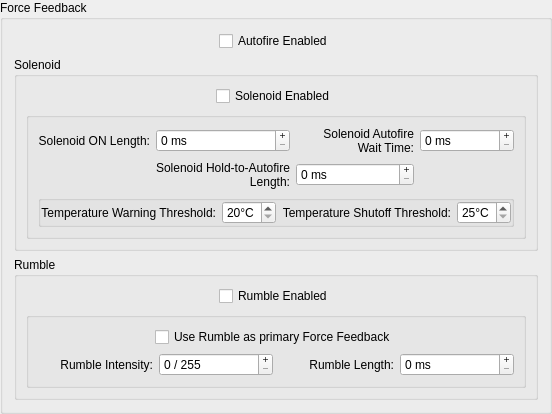
             <widget class="QGroupBox" name="forceFeedbackBox">
              <property name="title">
               <string>Force Feedback</string>
              </property>
              <layout class="QGridLayout" name="gridLayout_3">
               <item row="4" column="0">
                <widget class="QGroupBox" name="rumbleFFBox">
                 <property name="title">
                  <string>Rumble</string>
                 </property>
                 <layout class="QGridLayout" name="gridLayout_5">
                  <item row="1" column="0">
                   <widget class="QGroupBox" name="rumbleSettingsBox">
                    <property name="title">
                     <string/>
                    </property>
                    <property name="flat">
                     <bool>true</bool>
                    </property>
                    <layout class="QGridLayout" name="gridLayout_10">
                     <item row="2" column="0">
                      <widget class="QLabel" name="label_3">
                       <property name="text">
                        <string>Rumble Intensity:</string>
                       </property>
                       <property name="textFormat">
                        <enum>Qt::PlainText</enum>
                       </property>
                       <property name="alignment">
                        <set>Qt::AlignRight|Qt::AlignTrailing|Qt::AlignVCenter</set>
                       </property>
                      </widget>
                     </item>
                     <item row="2" column="1">
                      <widget class="QSpinBox" name="rumbleIntensityBox">
                       <property name="toolTip">
                        <string/>
                       </property>
                       <property name="whatsThis">
                        <string>&lt;html&gt;&lt;head/&gt;&lt;body&gt;&lt;p&gt;This setting determines the intensity of rumble force feedback events. Scales from 0 (disabled) to 255 (maximum).&lt;/p&gt;&lt;p&gt;&lt;span style=&quot; font-weight:700; font-style:italic;&quot;&gt;Default:&lt;/span&gt;&lt;span style=&quot; font-style:italic;&quot;&gt; 255 (100%)&lt;/span&gt;&lt;/p&gt;&lt;/body&gt;&lt;/html&gt;</string>
                       </property>
                       <property name="accessibleName">
                        <string>Rumble Intensity Amount</string>
                       </property>
                       <property name="frame">
                        <bool>true</bool>
                       </property>
                       <property name="buttonSymbols">
                        <enum>QAbstractSpinBox::PlusMinus</enum>
                       </property>
                       <property name="correctionMode">
                        <enum>QAbstractSpinBox::CorrectToNearestValue</enum>
                       </property>
                       <property name="suffix">
                        <string> / 255</string>
                       </property>
                       <property name="maximum">
                        <number>255</number>
                       </property>
                       <property name="trackable" stdset="0">
                        <number>1</number>
                       </property>
                      </widget>
                     </item>
                     <item row="2" column="2">
                      <widget class="QLabel" name="label_4">
                       <property name="text">
                        <string>Rumble Length:</string>
                       </property>
                       <property name="textFormat">
                        <enum>Qt::PlainText</enum>
                       </property>
                       <property name="alignment">
                        <set>Qt::AlignRight|Qt::AlignTrailing|Qt::AlignVCenter</set>
                       </property>
                      </widget>
                     </item>
                     <item row="2" column="3">
                      <widget class="QSpinBox" name="rumbleLengthBox">
                       <property name="toolTip">
                        <string/>
                       </property>
                       <property name="whatsThis">
                        <string>&lt;html&gt;&lt;head/&gt;&lt;body&gt;&lt;p&gt;When Rumble is enabled, this setting determines the length of how long the rumble motor is activated when pulling the trigger offscreen, in milliseconds.&lt;/p&gt;&lt;p&gt;&lt;span style=&quot; font-weight:700; font-style:italic;&quot;&gt;Default:&lt;/span&gt;&lt;span style=&quot; font-style:italic;&quot;&gt; 150 (ms)&lt;/span&gt;&lt;/p&gt;&lt;/body&gt;&lt;/html&gt;</string>
                       </property>
                       <property name="accessibleName">
                        <string>Length of Rumble Events</string>
                       </property>
                       <property name="buttonSymbols">
                        <enum>QAbstractSpinBox::PlusMinus</enum>
                       </property>
                       <property name="correctionMode">
                        <enum>QAbstractSpinBox::CorrectToNearestValue</enum>
                       </property>
                       <property name="suffix">
                        <string> ms</string>
                       </property>
                       <property name="maximum">
                        <number>9999</number>
                       </property>
                       <property name="trackable" stdset="0">
                        <number>1</number>
                       </property>
                      </widget>
                     </item>
                     <item row="1" column="0" colspan="4" alignment="Qt::AlignHCenter">
                      <widget class="QCheckBox" name="rumbleFFToggle">
                       <property name="toolTip">
                        <string/>
                       </property>
                       <property name="whatsThis">
                        <string>&lt;html&gt;&lt;head/&gt;&lt;body&gt;&lt;p&gt;This setting determines if the rumble motor will be used for onscreen trigger feedback; taking the place of the solenoid feedback, rather than using the default off-screen motor feedback. Naturally, this requires &lt;span style=&quot; font-style:italic;&quot;&gt;Rumble&lt;/span&gt; to be enabled.&lt;/p&gt;&lt;p&gt;Note that &lt;span style=&quot; font-style:italic;&quot;&gt;Solenoid&lt;/span&gt; takes priority over this setting, and will be disabled if this is set.&lt;/p&gt;&lt;/body&gt;&lt;/html&gt;</string>
                       </property>
                       <property name="accessibleName">
                        <string>Rumble-based Force Feedback Toggle</string>
                       </property>
                       <property name="text">
                        <string>Use Rumble as primary Force Feedback</string>
                       </property>
                       <property name="trackable" stdset="0">
                        <number>1</number>
                       </property>
                      </widget>
                     </item>
                    </layout>
                   </widget>
                  </item>
                  <item row="0" column="0" alignment="Qt::AlignHCenter">
                   <widget class="QCheckBox" name="rumbleToggle">
                    <property name="toolTip">
                     <string/>
                    </property>
                    <property name="whatsThis">
                     <string>&lt;html&gt;&lt;head/&gt;&lt;body&gt;&lt;p&gt;Set if the rumble motor is enabled.&lt;/p&gt;&lt;p&gt;Under normal conditions, the rumble motor will actuate when shooting offscreen &lt;span style=&quot; font-style:italic;&quot;&gt;(i.e. when the cursor is at the edge of the display)&lt;/span&gt;, and can also provide feedback in various sections of the Pause Menu interface.&lt;/p&gt;&lt;/body&gt;&lt;/html&gt;</string>
                    </property>
                    <property name="accessibleName">
                     <string>Rumble Toggle</string>
                    </property>
                    <property name="text">
                     <string>Rumble Enabled</string>
                    </property>
                    <property name="trackable" stdset="0">
                     <number>1</number>
                    </property>
                   </widget>
                  </item>
                 </layout>
                </widget>
               </item>
               <item row="0" column="0" alignment="Qt::AlignHCenter">
                <widget class="QCheckBox" name="autofireToggle">
                 <property name="toolTip">
                  <string/>
                 </property>
                 <property name="whatsThis">
                  <string>&lt;html&gt;&lt;head/&gt;&lt;body&gt;&lt;p&gt;Enable for rapid solenoid feedback while the trigger is pressed.&lt;/p&gt;&lt;p&gt;When enabled, the solenoid will always fire off automatically, as if the trigger has been held when using normal solenoid force feedback.&lt;/p&gt;&lt;p&gt;Note: if &lt;span style=&quot; font-style:italic;&quot;&gt;Rumble FF&lt;/span&gt; is enabled, this option will provide continuous rumble motor feedback instead.&lt;/p&gt;&lt;/body&gt;&lt;/html&gt;</string>
                 </property>
                 <property name="accessibleName">
                  <string>Autofire Toggle</string>
                 </property>
                 <property name="text">
                  <string>Autofire Enabled</string>
                 </property>
                 <property name="trackable" stdset="0">
                  <string>1</string>
                 </property>
                </widget>
               </item>
               <item row="1" column="0">
                <widget class="QGroupBox" name="solenoidFFBox">
                 <property name="title">
                  <string>Solenoid</string>
                 </property>
                 <layout class="QGridLayout" name="gridLayout">
                  <item row="0" column="0" alignment="Qt::AlignHCenter">
                   <widget class="QCheckBox" name="solenoidToggle">
                    <property name="toolTip">
                     <string/>
                    </property>
                    <property name="whatsThis">
                     <string>&lt;html&gt;&lt;head/&gt;&lt;body&gt;&lt;p&gt;Set if the solenoid is enabled.&lt;/p&gt;&lt;p&gt;Under normal circumstances, the solenoid actuates when shooting at the display; the &amp;quot;engaged&amp;quot; duration is set in &lt;span style=&quot; font-style:italic;&quot;&gt;Solenoid Interval&lt;/span&gt;. When depressed for the length of &lt;span style=&quot; font-style:italic;&quot;&gt;Solenoid Hold Length&lt;/span&gt;, the solenoid will fire rapidly for as long as the trigger is held, with &lt;span style=&quot; font-style:italic;&quot;&gt;Solenoid Fast Interval&lt;/span&gt; determining state of the &amp;quot;engaged&amp;quot; duration and pause between engagements calculated by &lt;span style=&quot; font-style:italic;&quot;&gt;Solenoid Fast Interval * Autofire Wait Factor.&lt;/span&gt;&lt;/p&gt;&lt;p&gt;Note that the &lt;span style=&quot; font-style:italic;&quot;&gt;Rumble FF&lt;/span&gt; setting conflicts with solenoid functionality, and will be disabled if this is set.&lt;/p&gt;&lt;/body&gt;&lt;/html&gt;</string>
                    </property>
                    <property name="accessibleName">
                     <string>Solenoid Toggle</string>
                    </property>
                    <property name="text">
                     <string>Solenoid Enabled</string>
                    </property>
                    <property name="trackable" stdset="0">
                     <number>1</number>
                    </property>
                   </widget>
                  </item>
                  <item row="1" column="0">
                   <widget class="QGroupBox" name="solenoidSettingsBox">
                    <property name="title">
                     <string/>
                    </property>
                    <property name="flat">
                     <bool>true</bool>
                    </property>
                    <layout class="QGridLayout" name="gridLayout_8">
                     <item row="2" column="0" colspan="4">
                      <widget class="QGroupBox" name="solenoidTempBox">
                       <property name="title">
                        <string/>
                       </property>
                       <property name="flat">
                        <bool>true</bool>
                       </property>
                       <layout class="QGridLayout" name="gridLayout_12">
                        <property name="leftMargin">
                         <number>0</number>
                        </property>
                        <property name="topMargin">
                         <number>0</number>
                        </property>
                        <property name="rightMargin">
                         <number>0</number>
                        </property>
                        <property name="bottomMargin">
                         <number>0</number>
                        </property>
                        <item row="0" column="0">
                         <widget class="QLabel" name="label_14">
                          <property name="text">
                           <string>Temperature Warning Threshold:</string>
                          </property>
                          <property name="alignment">
                           <set>Qt::AlignRight|Qt::AlignTrailing|Qt::AlignVCenter</set>
                          </property>
                         </widget>
                        </item>
                        <item row="0" column="2">
                         <widget class="QLabel" name="label_16">
                          <property name="text">
                           <string>Temperature Shutoff Threshold:</string>
                          </property>
                          <property name="alignment">
                           <set>Qt::AlignRight|Qt::AlignTrailing|Qt::AlignVCenter</set>
                          </property>
                         </widget>
                        </item>
                        <item row="0" column="1">
                         <widget class="QSpinBox" name="tempWarningBox">
                          <property name="whatsThis">
                           <string>&lt;html&gt;&lt;head/&gt;&lt;body&gt;&lt;p&gt;This determines the point at which solenoid activations will force longer OFF periods between sustained fire/autofire shots, in &lt;span style=&quot; font-style:italic;&quot;&gt;degrees Celsius.&lt;/span&gt; Generally speaking, the higher this is set, the longer the solenoid will maintain full sustained fire speeds.&lt;/p&gt;&lt;p&gt;Once this point is hit, the solenoid firing rate is reduced until the temperature monitor reads at least five (5)°C &lt;span style=&quot; font-weight:700;&quot;&gt;below&lt;/span&gt; this threshold. The &amp;quot;reduced&amp;quot; firing rate is automatically calculated as &lt;span style=&quot; font-weight:700; font-style:italic;&quot;&gt;Solenoid ON Fast Length * 4&lt;/span&gt;&lt;span style=&quot; font-style:italic;&quot;&gt;.&lt;/span&gt;&lt;/p&gt;&lt;p&gt;&lt;span style=&quot; font-weight:700;&quot;&gt;Warning: Setting this value too high may reduce the lifespan of the connected solenoid!&lt;/span&gt;&lt;/p&gt;&lt;/body&gt;&lt;/html&gt;</string>
                          </property>
                          <property name="accessibleName">
                           <string>Temperature Warning Threshold</string>
                          </property>
                          <property name="suffix">
                           <string>°C</string>
                          </property>
                          <property name="minimum">
                           <number>20</number>
                          </property>
                          <property name="trackable" stdset="0">
                           <number>1</number>
                          </property>
                         </widget>
                        </item>
                        <item row="0" column="3">
                         <widget class="QSpinBox" name="tempShutoffBox">
                          <property name="whatsThis">
                           <string>&lt;html&gt;&lt;head/&gt;&lt;body&gt;&lt;p&gt;This setting determines the point at which the solenoid will stop activating, in &lt;span style=&quot; font-style:italic;&quot;&gt;degrees Celsius.&lt;/span&gt; Generally speaking, the higher the temperature threshold, the longer the solenoid will activate at reduced sustained fire speeds.&lt;/p&gt;&lt;p&gt;Once this point is triggered, solenoid activations will not be allowed for either single or sustained shots until the temperature monitor reads at least five (5)°C &lt;span style=&quot; font-weight:700;&quot;&gt;below&lt;/span&gt; this threshold.&lt;/p&gt;&lt;p&gt;&lt;span style=&quot; font-weight:700;&quot;&gt;Warning: Setting this value too high WILL reduce the lifespan of the connected solenoid!&lt;/span&gt;&lt;/p&gt;&lt;/body&gt;&lt;/html&gt;</string>
                          </property>
                          <property name="accessibleName">
                           <string>Temperature Shutoff Threshold</string>
                          </property>
                          <property name="suffix">
                           <string>°C</string>
                          </property>
                          <property name="minimum">
                           <number>25</number>
                          </property>
                          <property name="maximum">
                           <number>60</number>
                          </property>
                          <property name="trackable" stdset="0">
                           <number>1</number>
                          </property>
                         </widget>
                        </item>
                       </layout>
                      </widget>
                     </item>
                     <item row="0" column="0">
                      <widget class="QLabel" name="label_7">
                       <property name="text">
                        <string>Solenoid ON Length:</string>
                       </property>
                       <property name="textFormat">
                        <enum>Qt::PlainText</enum>
                       </property>
                       <property name="alignment">
                        <set>Qt::AlignRight|Qt::AlignTrailing|Qt::AlignVCenter</set>
                       </property>
                      </widget>
                     </item>
                     <item row="0" column="1">
                      <widget class="QSpinBox" name="solenoidOnLengthBox">
                       <property name="toolTip">
                        <string/>
                       </property>
                       <property name="whatsThis">
                        <string>&lt;html&gt;&lt;head/&gt;&lt;body&gt;&lt;p&gt;When &lt;span style=&quot; font-style:italic;&quot;&gt;Solenoid&lt;/span&gt; is enabled, this setting determines the amount of time the solenoid is engaged when the trigger is held, in milliseconds.&lt;/p&gt;&lt;p&gt;&lt;span style=&quot; font-weight:700; font-style:italic;&quot;&gt;Default:&lt;/span&gt;&lt;span style=&quot; font-style:italic;&quot;&gt; 45 (ms)&lt;/span&gt;&lt;/p&gt;&lt;/body&gt;&lt;/html&gt;</string>
                       </property>
                       <property name="accessibleName">
                        <string>Solenoid Engagement Length</string>
                       </property>
                       <property name="buttonSymbols">
                        <enum>QAbstractSpinBox::PlusMinus</enum>
                       </property>
                       <property name="correctionMode">
                        <enum>QAbstractSpinBox::CorrectToNearestValue</enum>
                       </property>
                       <property name="suffix">
                        <string> ms</string>
                       </property>
                       <property name="trackable" stdset="0">
                        <number>1</number>
                       </property>
                      </widget>
                     </item>
                     <item row="0" column="3">
                      <widget class="QSpinBox" name="solenoidOffLengthBox">
                       <property name="toolTip">
                        <string/>
                       </property>
                       <property name="whatsThis">
                        <string>&lt;html&gt;&lt;head/&gt;&lt;body&gt;&lt;p&gt;When &lt;span style=&quot; font-style:italic;&quot;&gt;Solenoid&lt;/span&gt; is enabled, this setting determines the amount of time between solenoid activations when the trigger is held in &lt;span style=&quot; font-style:italic;&quot;&gt;Autofire&lt;/span&gt; mode (or after holding the trigger for &lt;span style=&quot; font-style:italic;&quot;&gt;Solenoid Hold Length),&lt;/span&gt; in milliseconds.&lt;/p&gt;&lt;p&gt;&lt;span style=&quot; font-weight:700; font-style:italic;&quot;&gt;Default:&lt;/span&gt;&lt;span style=&quot; font-style:italic;&quot;&gt; 80 (ms)&lt;/span&gt;&lt;/p&gt;&lt;/body&gt;&lt;/html&gt;</string>
                       </property>
                       <property name="accessibleName">
                        <string>Solenoid Autofire Wait Length</string>
                       </property>
                       <property name="buttonSymbols">
                        <enum>QAbstractSpinBox::PlusMinus</enum>
                       </property>
                       <property name="correctionMode">
                        <enum>QAbstractSpinBox::CorrectToNearestValue</enum>
                       </property>
                       <property name="suffix">
                        <string> ms</string>
                       </property>
                       <property name="trackable" stdset="0">
                        <number>1</number>
                       </property>
                      </widget>
                     </item>
                     <item row="0" column="2">
                      <widget class="QLabel" name="label_8">
                       <property name="text">
                        <string>Solenoid Autofire Wait Time:</string>
                       </property>
                       <property name="textFormat">
                        <enum>Qt::PlainText</enum>
                       </property>
                       <property name="alignment">
                        <set>Qt::AlignRight|Qt::AlignTrailing|Qt::AlignVCenter</set>
                       </property>
                       <property name="wordWrap">
                        <bool>true</bool>
                       </property>
                      </widget>
                     </item>
                     <item row="1" column="1">
                      <widget class="QLabel" name="label_9">
                       <property name="text">
                        <string>Solenoid Hold-to-Autofire Length:</string>
                       </property>
                       <property name="textFormat">
                        <enum>Qt::PlainText</enum>
                       </property>
                       <property name="alignment">
                        <set>Qt::AlignRight|Qt::AlignTrailing|Qt::AlignVCenter</set>
                       </property>
                       <property name="wordWrap">
                        <bool>true</bool>
                       </property>
                      </widget>
                     </item>
                     <item row="1" column="2">
                      <widget class="QSpinBox" name="solenoidHoldLengthBox">
                       <property name="toolTip">
                        <string/>
                       </property>
                       <property name="whatsThis">
                        <string>&lt;html&gt;&lt;head/&gt;&lt;body&gt;&lt;p&gt;When &lt;span style=&quot; font-style:italic;&quot;&gt;Solenoid&lt;/span&gt; is enabled and &lt;span style=&quot; font-style:italic;&quot;&gt;Autofire&lt;/span&gt; is disabled, this setting determines the time it takes to hold the trigger after a &lt;span style=&quot; font-style:italic;&quot;&gt;single shot&lt;/span&gt; solenoid activation before transitioning to a sustained fire feedback, in milliseconds.&lt;/p&gt;&lt;p&gt;&lt;span style=&quot; font-weight:700; font-style:italic;&quot;&gt;Default:&lt;/span&gt;&lt;span style=&quot; font-style:italic;&quot;&gt; 500 (ms)&lt;/span&gt;&lt;/p&gt;&lt;/body&gt;&lt;/html&gt;</string>
                       </property>
                       <property name="accessibleName">
                        <string>Solenoid Trigger Hold to Autofire Length</string>
                       </property>
                       <property name="buttonSymbols">
                        <enum>QAbstractSpinBox::PlusMinus</enum>
                       </property>
                       <property name="correctionMode">
                        <enum>QAbstractSpinBox::CorrectToNearestValue</enum>
                       </property>
                       <property name="suffix">
                        <string> ms</string>
                       </property>
                       <property name="maximum">
                        <number>9999</number>
                       </property>
                       <property name="trackable" stdset="0">
                        <number>1</number>
                       </property>
                      </widget>
                     </item>
                    </layout>
                   </widget>
                  </item>
                 </layout>
                </widget>
               </item>
              </layout>
             </widget>
